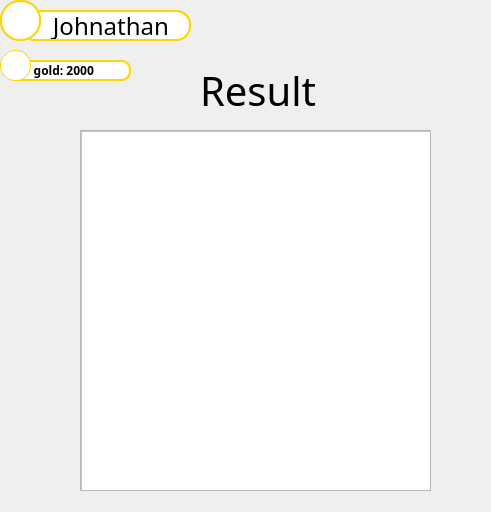
<?xml version="1.0" encoding="UTF-8"?>
<ui version="4.0">
 <class>ResultScene</class>
 <widget class="QWidget" name="ResultScene">
  <property name="geometry">
   <rect>
    <x>0</x>
    <y>0</y>
    <width>491</width>
    <height>512</height>
   </rect>
  </property>
  <property name="windowTitle">
   <string>Form</string>
  </property>
  <widget class="QLabel" name="roomname">
   <property name="geometry">
    <rect>
     <x>200</x>
     <y>70</y>
     <width>191</width>
     <height>41</height>
    </rect>
   </property>
   <property name="font">
    <font>
     <family>Showcard Gothic</family>
     <pointsize>30</pointsize>
    </font>
   </property>
   <property name="text">
    <string>Result</string>
   </property>
  </widget>
  <widget class="QScrollArea" name="scrollArea">
   <property name="geometry">
    <rect>
     <x>80</x>
     <y>130</y>
     <width>351</width>
     <height>361</height>
    </rect>
   </property>
   <property name="styleSheet">
    <string notr="true">QScrollBar:vertical { background-color: #FF0000; }
QScrollBar:horizontal { background-color: #00FF00; }</string>
   </property>
   <property name="widgetResizable">
    <bool>true</bool>
   </property>
   <widget class="QWidget" name="scrollAreaWidgetContents">
    <property name="geometry">
     <rect>
      <x>0</x>
      <y>0</y>
      <width>349</width>
      <height>359</height>
     </rect>
    </property>
    <widget class="QTableView" name="ListResultView">
     <property name="geometry">
      <rect>
       <x>0</x>
       <y>0</y>
       <width>351</width>
       <height>361</height>
      </rect>
     </property>
     <property name="styleSheet">
      <string notr="true">background-color: rgb(255, 255, 255);</string>
     </property>
    </widget>
   </widget>
  </widget>
  <widget class="QFrame" name="frame_4">
   <property name="geometry">
    <rect>
     <x>20</x>
     <y>10</y>
     <width>171</width>
     <height>31</height>
    </rect>
   </property>
   <property name="styleSheet">
    <string notr="true">background-color: white; border: 2px solid gold; border-radius: 15px;</string>
   </property>
   <property name="frameShape">
    <enum>QFrame::StyledPanel</enum>
   </property>
   <property name="frameShadow">
    <enum>QFrame::Raised</enum>
   </property>
   <widget class="QLabel" name="name">
    <property name="geometry">
     <rect>
      <x>0</x>
      <y>0</y>
      <width>171</width>
      <height>31</height>
     </rect>
    </property>
    <property name="font">
     <font>
      <family>Berlin Sans FB</family>
      <pointsize>18</pointsize>
     </font>
    </property>
    <property name="text">
     <string>    Johnathan</string>
    </property>
   </widget>
  </widget>
  <widget class="QFrame" name="frame_2">
   <property name="geometry">
    <rect>
     <x>0</x>
     <y>0</y>
     <width>41</width>
     <height>41</height>
    </rect>
   </property>
   <property name="styleSheet">
    <string notr="true">background-color: white; border: 2px solid gold; border-radius: 20px;</string>
   </property>
   <property name="frameShape">
    <enum>QFrame::StyledPanel</enum>
   </property>
   <property name="frameShadow">
    <enum>QFrame::Raised</enum>
   </property>
   <widget class="QFrame" name="frame_3">
    <property name="geometry">
     <rect>
      <x>0</x>
      <y>0</y>
      <width>41</width>
      <height>41</height>
     </rect>
    </property>
    <property name="styleSheet">
     <string notr="true">background-image: url(:/images/icons8-student-41.png);
background-repeat: no-repeat;
background-position: center;
background-size: contain; 
max-width: 200px;
max-height: 200px;
border-radius: 20px;</string>
    </property>
    <property name="frameShape">
     <enum>QFrame::StyledPanel</enum>
    </property>
    <property name="frameShadow">
     <enum>QFrame::Raised</enum>
    </property>
   </widget>
  </widget>
  <widget class="QFrame" name="frame_5">
   <property name="geometry">
    <rect>
     <x>10</x>
     <y>60</y>
     <width>121</width>
     <height>21</height>
    </rect>
   </property>
   <property name="styleSheet">
    <string notr="true">background-color: white; border: 2px solid gold; border-radius: 10px;</string>
   </property>
   <property name="frameShape">
    <enum>QFrame::StyledPanel</enum>
   </property>
   <property name="frameShadow">
    <enum>QFrame::Raised</enum>
   </property>
   <widget class="QLabel" name="rank">
    <property name="geometry">
     <rect>
      <x>0</x>
      <y>0</y>
      <width>121</width>
      <height>21</height>
     </rect>
    </property>
    <property name="font">
     <font>
      <family>Swis721 Ex BT</family>
      <bold>true</bold>
     </font>
    </property>
    <property name="text">
     <string>      gold: 2000</string>
    </property>
   </widget>
  </widget>
  <widget class="QFrame" name="frame_7">
   <property name="geometry">
    <rect>
     <x>0</x>
     <y>50</y>
     <width>31</width>
     <height>31</height>
    </rect>
   </property>
   <property name="styleSheet">
    <string notr="true">background-color: white; border-radius: 15px; border: 1px solid gold;
background-image: url(:/images/icons8-gold-medal-30.png);
</string>
   </property>
   <property name="frameShape">
    <enum>QFrame::StyledPanel</enum>
   </property>
   <property name="frameShadow">
    <enum>QFrame::Raised</enum>
   </property>
  </widget>
 </widget>
 <resources/>
 <connections/>
</ui>
